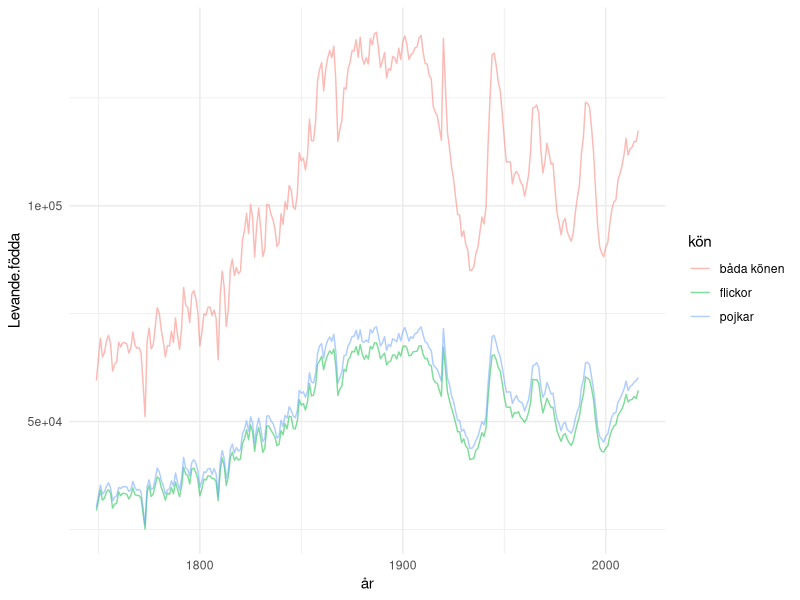
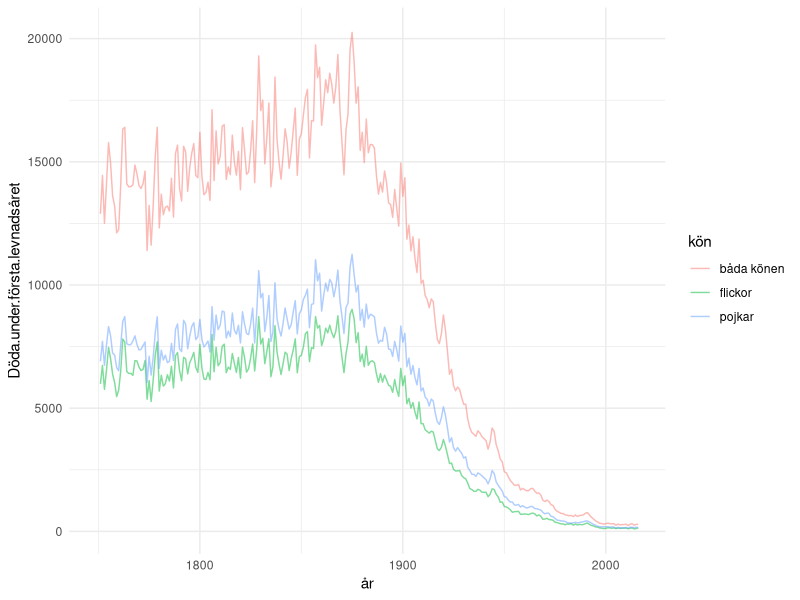
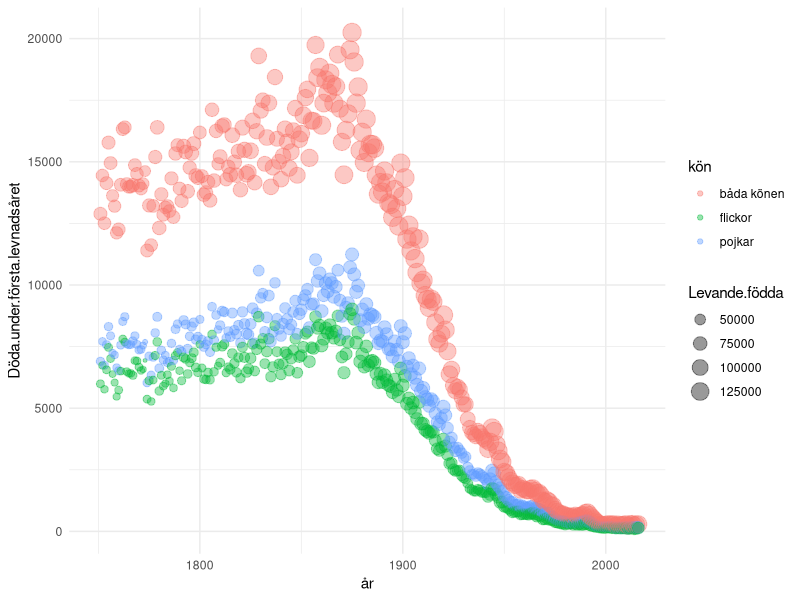
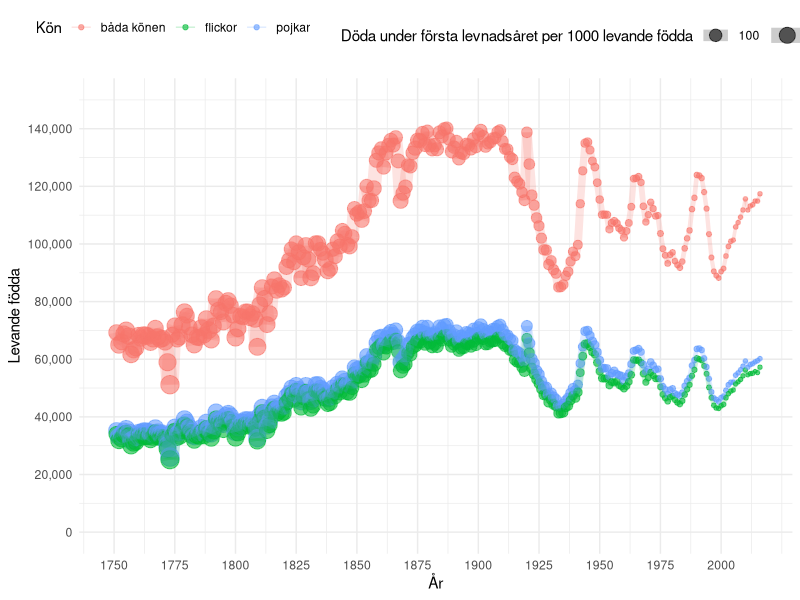

The R script that drew these images, in order: (Note: this script raises an error after producing the figures.)
library(ggplot2)

theme_set(theme_minimal())

df <- read.csv(file.path("Data", "processed", "full-data.csv"))

#Levande födda per år, uppdelat på kön
p1 <- ggplot(df, aes(x = år, y = Levande.födda, col = kön))
p1 <- p1 + geom_line(alpha = 0.5)
p1

#Döda under första levnadsåret per år, per kön
p2 <- ggplot(df, aes(x = år, y = Döda.under.första.levnadsåret, col = kön))
p2 <- p2 + geom_line(alpha = 0.5)
p2

p3 <- ggplot(df, aes(x = år, y = Döda.under.första.levnadsåret, col = kön, size = Levande.födda))
p3 <- p3 + geom_point(alpha = 0.4)
p3

p4 <- ggplot(df, aes(x = år, y = Levande.födda, col = kön, size = Döda.under.första.levnadsåret.per.1.000.levande.födda))
p4 <- p4 + geom_point(alpha = 0.6)
p4 <- p4 + geom_line(alpha = 0.2)
p4 <- p4 + scale_y_continuous(name = "Levande födda", limits = c(0, 150000), breaks = seq(0, 200000, by=20000), labels = scales::comma)
p4 <- p4 + scale_x_continuous(name = "År", breaks = seq(1750, 2015, by=25))
p4 <- p4 + theme(legend.position = "top")
p4 <- p4 + labs(col = "Kön", size = "Döda under första levnadsåret per 1000 levande födda")
p4

library(gganimate)
library(scales)
p5 <- ggplot(df2, aes(x = Levande.fodda, y = Doda.under.forsta.levnadsaret, col = kon, frame = ar)) 
p5 <- p5 + geom_path(aes(group = kon, cumulative = TRUE), alpha = 0.5)
p5 <- p5 + geom_point()
p5 <- p5 + scale_x_continuous(name = "Levande födda", limits = c(0, 150000), breaks = seq(0, 200000, by = 20000), labels = scales::comma) 
p5 <- p5 + scale_y_continuous(name = "Döda under första levnadsåret", breaks = seq(0, 25000, by = 5000), labels = scales::comma)
p5 <- p5 + labs(title = "Statistik över levande födslar och dödsfall under första levnadsåret i Sverige, 1751 -- 2016 \n")
p5 <- p5 + scale_color_manual(name = "Kön", labels = c("Totalt", "Flickor", "Pojkar"), values = c("purple", "red", "blue"))
gganimate(p5, ani.width = 800, ani.height = 800, interval = 0.2)

p6 <- ggplot(df2, aes(x = Levande.fodda, y = Doda.under.forsta.levnadsaret, col = kon, frame = ar)) 
p6 <- p6 + geom_path(aes(group = kon, cumulative = TRUE), alpha = 0.5)
p6 <- p6 + geom_point()
#p6 <- p6 + scale_x_continuous(name = "Levande födda", limits = c(0, 150000), breaks = seq(0, 200000, by = 20000), labels = scales::comma) 
#p6 <- p6 + scale_y_continuous(name = "Döda under första levnadsåret", breaks = seq(0, 25000, by = 5000), labels = scales::comma)
#p6 <- p6 + labs(title = "Statistik över levande födslar och dödsfall under första levnadsåret i Sverige, 1751 -- 2016 \n")
p6 <- p6 + scale_color_manual(name = "Kön", labels = c("Totalt", "Flickor", "Pojkar"), values = c("purple", "red", "blue"))
p6 <- p6 + facet_grid(~kon)
gganimate(p6)
